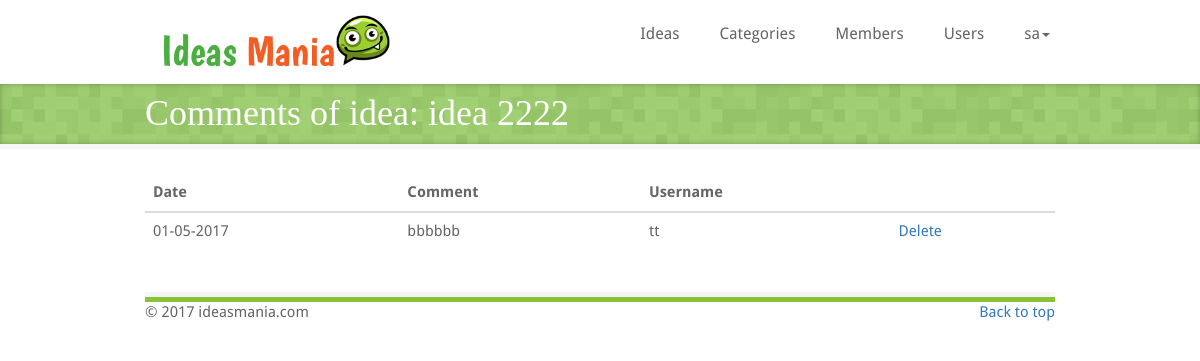
Screenshot of /admin-comments.php?id=3 (signed in) with the database file from the repository.
### tables this page shows
CREATE TABLE IF NOT EXISTS `ideas` (
  `Idea_Id` int(11) NOT NULL AUTO_INCREMENT,
  `Title` varchar(200) DEFAULT NULL,
  `Description` text,
  `Content` text,
  `Category_Id` int(11) NOT NULL,
  `User_Id` int(11) NOT NULL,
  `Date` date DEFAULT NULL,
  PRIMARY KEY (`Idea_Id`)
);

CREATE TABLE IF NOT EXISTS `comments` (
  `Comment_Id` int(11) NOT NULL AUTO_INCREMENT,
  `User_Id` int(11) NOT NULL,
  `Idea_Id` int(11) NOT NULL,
  `Comment` text NOT NULL,
  `Date` date NOT NULL,
  PRIMARY KEY (`Comment_Id`)
);

CREATE TABLE IF NOT EXISTS `users` (
  `User_Id` int(11) NOT NULL AUTO_INCREMENT,
  `FirstName` varchar(200) DEFAULT NULL,
  `LastName` varchar(200) DEFAULT NULL,
  `Username` varchar(200) DEFAULT NULL,
  `Password` varchar(200) DEFAULT NULL,
  `Email` varchar(200) DEFAULT NULL,
  `Gender` tinyint(1) DEFAULT NULL,
  `Country_Id` int(11) DEFAULT NULL,
  `PhotoPath` varchar(500) DEFAULT NULL,
  `JoinedDate` date DEFAULT NULL,
  PRIMARY KEY (`User_Id`)
);

### shared/database.php (called while the page is built, shortened)
<?php
function RunQuery($query){
    $con = mysqli_connect("localhost","root","", "ideasmania") or die ("can not establish connection");
    $result = mysqli_query($con, $query);
    return $result;
}
?>

### shared/admin-functions.php (called while the page is built, shortened)
<?php
include("database.php");
function GetIdeaComments($ideaId){
    $query = "select c.Comment_Id, c.Comment, c.Date, u.Username from comments as c
              inner join users as u
              on c.User_Id = u.User_Id
              where c.Idea_Id = $ideaId";
    $result = RunQuery($query);
    $commentsList = array();
    while ($row = mysqli_fetch_array($result))
    {
        $comment = (object)array();
        $comment->id = $row["Comment_Id"];
        $comment->comment = $row["Comment"];
        $comment->postedDate = $row["Date"];
        $comment->username = $row["Username"];
        array_push($commentsList, $comment);
    }
    return $commentsList;
}
function GetIdeaTitle($ideaId){
    $query = "select Title from ideas where Idea_Id = $ideaId";
    $result = Runquery($query);
    $row = mysqli_fetch_array($result);
    return $row["Title"];
}
?>

### admin-comments.php (the view, shortened to what this page needs)
<?php include("shared/admin-header.php") ?>
<?php include("shared/admin-functions.php") ?>
<?php
    if(!isset($_SESSION["adminId"])){
        header("refresh:0;admin-login.php");
        $commentsList = array();
    }
    else{
        if(isset($_GET["id"]) && !empty($_GET["id"])){
            $commentsList = GetIdeaComments($_GET["id"]);
            $IdeaTitle = GetIdeaTitle($_GET["id"]);
        }
        else{
            header("refresh:0;admin-ideas.php");
        }
    }
?>
    <div class="page-title">
        <div class="page-title-inner">
            <div class="container">
                <h1 class="page-header-title">Comments of idea: <?php echo $IdeaTitle ?></h1>
            </div>
        </div>
    </div>
    <div class="container marketing">
        <div class="row">
            <div class="col-md-12">
                <table class="table">
                    <thead>
                        <tr>
                            <th>Date</th>
                            <th>Comment</th>
                            <th>Username</th>
                            <th></th>
                        </tr>
                    </thead>
                    <tbody>
                        <?php
                            foreach($commentsList as $c){
                        ?>
                            <tr>
                                <td><?php echo date("d-m-Y", strtotime($c->postedDate)); ?></td>
                                <td><?php echo $c->comment; ?></td>
                                <td><?php echo $c->username; ?></td>
                                <td><a class="btn_delete" title="<?php echo $c->id ?>">Delete</a></td>
                            </tr>
                        <?php
                            }
                        ?>
                    </tbody>
                </table>
            </div>
        </div>
        <br />
        <?php include("shared/footer.php") ?>
    </div>
</body>
</html>

### css/style.css (style rules this page uses)
body { font-family: 'Droid Sans'; font-size: 15px; color: #666; }
h1, h2, h3, h4, h5, h6 { font-family: "Boogaloo" !important; font-weight: normal !important; color: #666; margin: 0; padding: 0; }
.page-title { background: url(../img/bg-grey2.png); display: block; margin-bottom: 25px; position: relative; z-index: 20; border-bottom: 5px solid #f6f6f6; }
.page-title-inner { background: rgba(153,204,102, 0.9); -webkit-box-shadow: inset 0px 0px 5px rgba(0,0,0,.25); -moz-box-shadow: inset 0px 0px 5px rgba(0,0,0,.25); box-shadow: inset 0px 0px 5px rgba(0,0,0,.25); padding: 10px; }
.container { margin-right: auto; margin-left: auto; }
.container, .navbar-static-top .container, .navbar-fixed-top .container, .navbar-fixed-bottom .container { width: 940px; }
.page-header-title { color:white; }
.btn_delete, .btn_edit { cursor: pointer; }

### rows the page displays
ideas: Title "idea 2222"
comments: Date "01-05-2017", Comment "bbbbbb", User_Id.Username "tt"

### other values shown
$_SESSION["adminUsername"] "sa"
